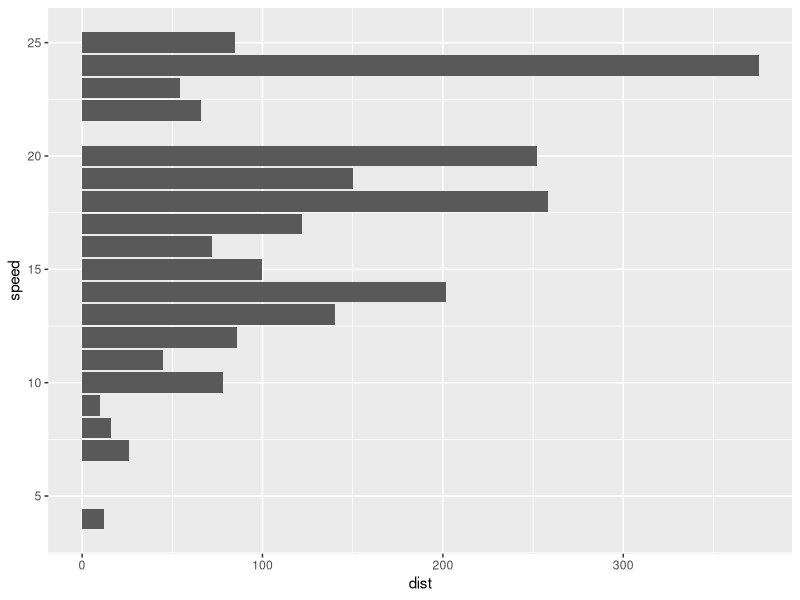
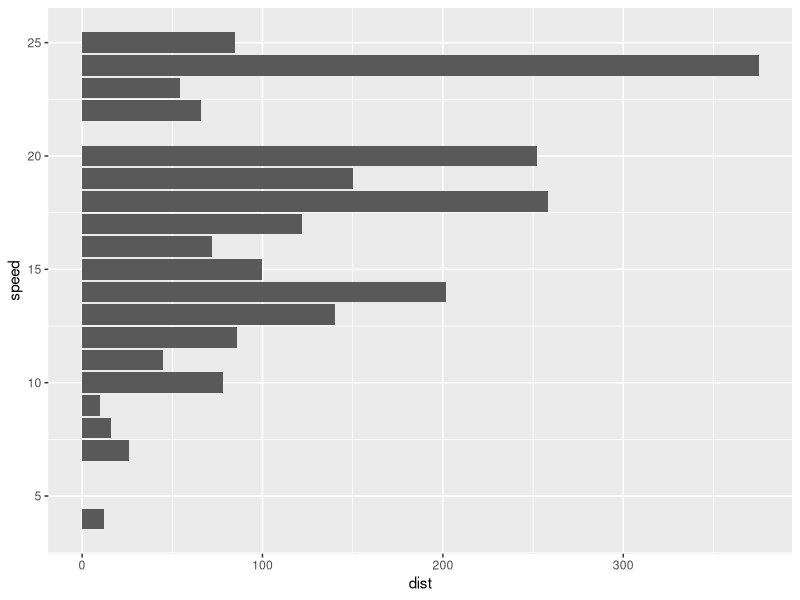

R code for these plots, in order:

# load data
data(cars)
str(cars)

# load library
library(tidyverse)

# plot the data
cars %>%
  ggplot(aes(speed, dist)) +
  geom_bar(stat = "identity") +
  coord_flip()

# save the plot
ggsave("fig/barplot.png")



